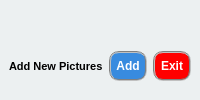
           <widget class="QWidget" name="widget_19" native="true">
            <property name="styleSheet">
             <string notr="true">background-color: rgb(236, 240, 241);</string>
            </property>
            <layout class="QVBoxLayout" name="verticalLayout_7" stretch="3,1">
             <property name="leftMargin">
              <number>0</number>
             </property>
             <property name="topMargin">
              <number>10</number>
             </property>
             <property name="rightMargin">
              <number>0</number>
             </property>
             <property name="bottomMargin">
              <number>10</number>
             </property>
             <item>
              <widget class="QLabel" name="show_cutimg_lab">
               <property name="font">
                <font>
                 <weight>75</weight>
                 <bold>true</bold>
                </font>
               </property>
               <property name="styleSheet">
                <string notr="true"/>
               </property>
               <property name="text">
                <string/>
               </property>
               <property name="alignment">
                <set>Qt::AlignCenter</set>
               </property>
               <property name="margin">
                <number>0</number>
               </property>
               <property name="indent">
                <number>1</number>
               </property>
              </widget>
             </item>
             <item>
              <widget class="QWidget" name="widget_20" native="true">
               <layout class="QHBoxLayout" name="horizontalLayout_15">
                <item>
                 <widget class="QLabel" name="func_lab_11">
                  <property name="font">
                   <font>
                    <family>Arial</family>
                    <pointsize>8</pointsize>
                    <weight>75</weight>
                    <bold>true</bold>
                   </font>
                  </property>
                  <property name="text">
                   <string>Add New Pictures</string>
                  </property>
                 </widget>
                </item>
                <item>
                 <widget class="QPushButton" name="add_img_btn">
                  <property name="minimumSize">
                   <size>
                    <width>0</width>
                    <height>30</height>
                   </size>
                  </property>
                  <property name="font">
                   <font>
                    <weight>75</weight>
                    <bold>true</bold>
                   </font>
                  </property>
                  <property name="cursor">
                   <cursorShape>PointingHandCursor</cursorShape>
                  </property>
                  <property name="styleSheet">
                   <string notr="true">background-color: rgb(56, 139, 223);
color: rgb(255, 255, 255);
border-radius: 10px;
border: 2px groove gray;</string>
                  </property>
                  <property name="text">
                   <string>Add</string>
                  </property>
                 </widget>
                </item>
                <item>
                 <widget class="QPushButton" name="exit_add_btn">
                  <property name="minimumSize">
                   <size>
                    <width>0</width>
                    <height>30</height>
                   </size>
                  </property>
                  <property name="font">
                   <font>
                    <weight>75</weight>
                    <bold>true</bold>
                   </font>
                  </property>
                  <property name="cursor">
                   <cursorShape>PointingHandCursor</cursorShape>
                  </property>
                  <property name="styleSheet">
                   <string notr="true">background-color: rgb(255, 0, 0);
color: rgb(255, 255, 255);
border-radius: 10px;
border: 2px groove gray;</string>
                  </property>
                  <property name="text">
                   <string>Exit</string>
                  </property>
                 </widget>
                </item>
               </layout>
              </widget>
             </item>
            </layout>
           </widget>
